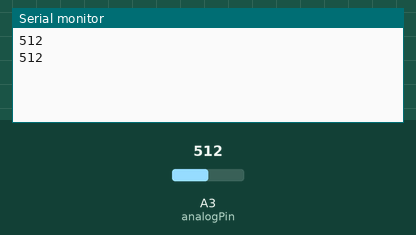
Recording of a sketch running on a simulated Arduino Uno, built with avr-gcc and run on an emulated ATmega328P. On the bench: the last lines printed to the serial monitor. The test bench sets the inputs (shaded band); at power-on: A3 (analogPin) = 512.

Above: at 1.8 s.
1.9 s: A3 (analogPin) set to 716
At 2.7 s:
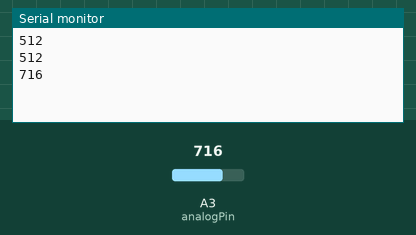
3.4 s: A3 (analogPin) set to 900
At 4.8 s:
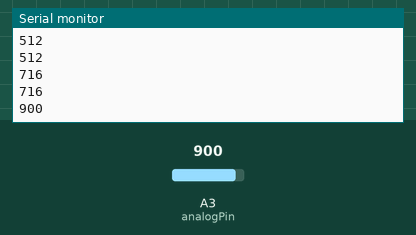
Timing chart, 0 to 6.4 s (numbered marks = the images above; inputs shaded):
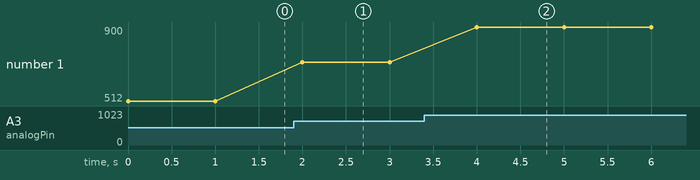

Measured:
- after the input at 1.9 s, the serial monitor: prints a new line after 0.10 s (image 1)
- after the input at 3.4 s, the serial monitor: prints a new line after 0.60 s (image 2)
- plotted number 1: 512 → 716 after the input at 1.9 s, 716 → 900 after the input at 3.4 s

The sketch:

listen.ino
```cpp
int analogPin = 3;
int data = 0;

void setup()
{
    Serial.begin(9600); // Инициализация Serial - порта
}

void loop()
{
    data = analogRead(analogPin); // читаем аналоговый вход
    Serial.println(data);         // выбрасываем данные
    delay(1000);                  // ждем
}
```
